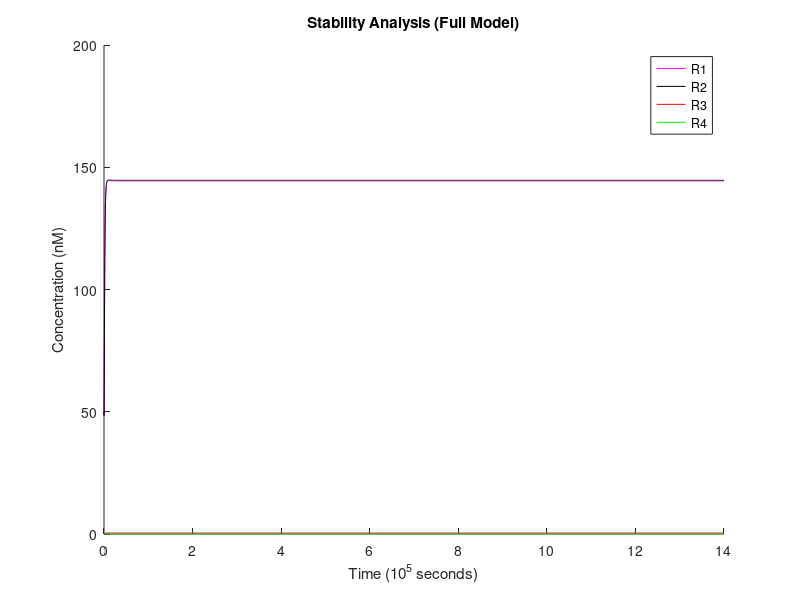
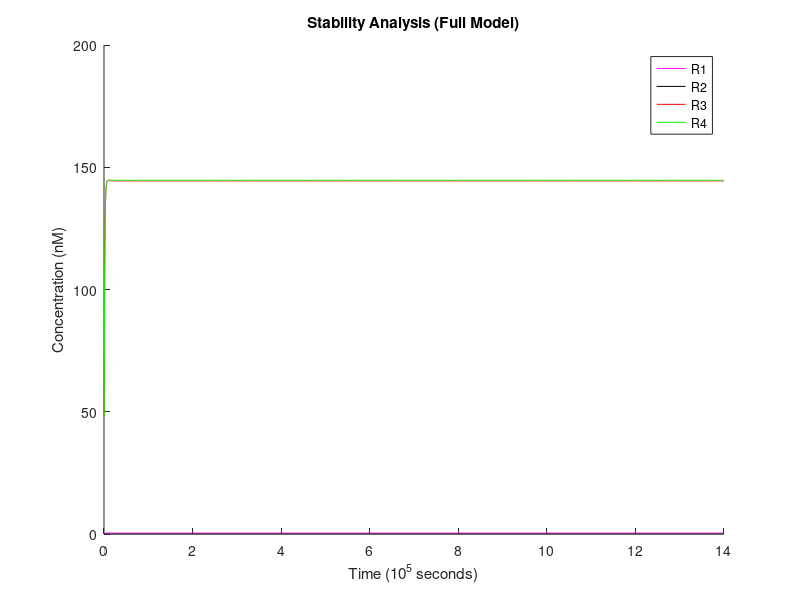
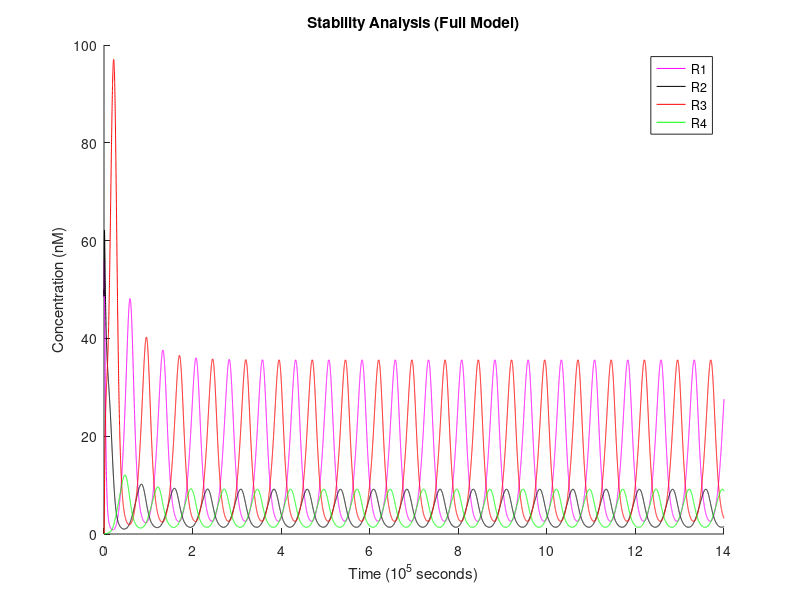
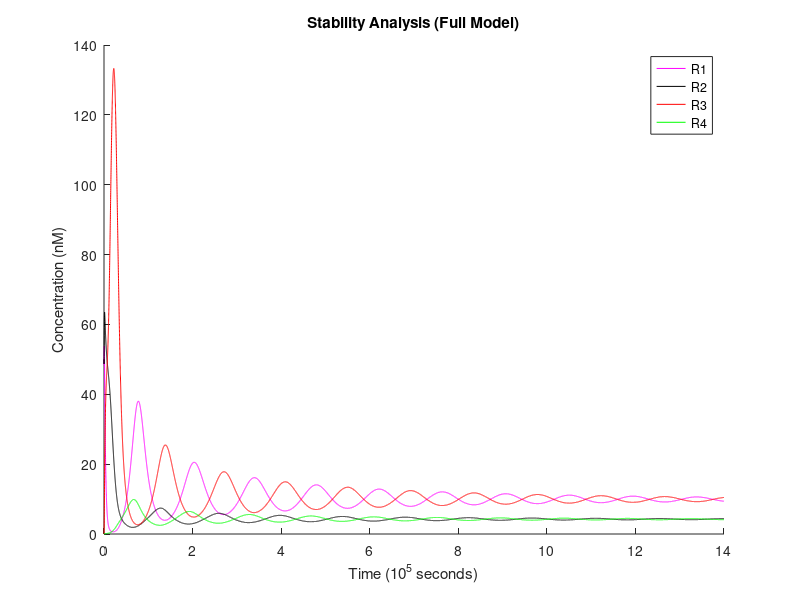

The MATLAB source for these figures, in order:
% ============================== OCTAVE SETUP ==================================
    clear;
    format long;


% ========================== MODEL REACTION RATES ==============================

    % translation rates (1/s)
    Kt_R1 = 6e-4;
    Kt_R2 = 6e-4;
    Kt_R3 = 6e-4;
    Kt_R4 = 6e-4;

    % mRNA degradation rates (1/s)
    Kd_mR1P1 = 2.5e-3;
    Kd_mR4P1 = 2.5e-3;
    Kd_mR2P2 = 2.5e-3;
    Kd_mR3P2 = 2.5e-3;
    Kd_mR1P3 = 2.5e-3;
    Kd_mR2P4 = 2.5e-3;
    Kd_mR3P5 = 2.5e-3;
    Kd_mR4P6 = 2.5e-3;

    % protein degradation rates (1/s)
    Kd_R1 = 4e-4;
    Kd_R2 = 4e-4;
    Kd_R3 = 4e-4;
    Kd_R4 = 4e-4;

    % maximum/unrepressed transcription rates (M/s)
    Kb_P1 = 4e-10;
    Kb_P2 = 4e-10;
    Kb_P3 = 4e-10;
    Kb_P4 = 4e-10;
    Kb_P5 = 4e-10;
    Kb_P6 = 4e-10;

    % basal/leakage transcription rates (M/s)
    Kc_P1 = 0;
    Kc_P2 = 0;
    Kc_P3 = 0;
    Kc_P4 = 0;
    Kc_P5 = 0;
    Kc_P6 = 0;

    % Hill coefficients (scalar)
    Na_P1 = 1.3;
    Na_P2 = 1.3;
    Nr_R2P1 = 1.3;
    Nr_R4P2 = 1.3;
    Nr_R3P3 = 1.3;
    Nr_R3P4 = 1.3;
    Nr_R4P4 = 1.3;
    Nr_R1P5 = 1.3;
    Nr_R1P6 = 1.3;
    Nr_R2P6 = 1.3;

    % Hill activation constants (M)
    Ka_P1 = 2e-8;
    Ka_P2 = 2e-8;

    % Hill repression constants (M)
    Kr_R2P1 = 6e-10;
    Kr_R4P2 = 6e-10;
    Kr_R3P3 = 6e-10;
    Kr_R3P4 = 6e-10;
    Kr_R4P4 = 6e-10;
    Kr_R1P5 = 6e-10;
    Kr_R1P6 = 6e-10;
    Kr_R2P6 = 6e-10;


% ============================ INPUT PARAMETERS ================================

    % time settings
    dt = 60;                     % 1 minute timesteps
    simulation = 0 : dt : 1.4e6; % simulation length control

    % input vector
    Is = zeros(1, length(simulation));

    % reaction initial conditions for each run
    multiI   = 1e-9 * [0.1, 0.1, 5 , 7.5, 10, 10]; % constant input concentration
    multiR12 = 1e-9 * [50 , 0  , 50, 50 , 50, 0 ];
    multiR34 = 1e-9 * [0  , 50 , 0 , 0  , 0 , 50];


% ================================ MULTISIM ====================================

    % precompute loop invariants
    Ka_P1 ^= Na_P1;
    Ka_P2 ^= Na_P2;
    Kr_R2P1 ^= Nr_R2P1;
    Kr_R4P2 ^= Nr_R4P2;
    Kr_R3P3 ^= Nr_R3P3;
    Kr_R3P4 ^= Nr_R3P4;
    Kr_R4P4 ^= Nr_R4P4;
    Kr_R1P5 ^= Nr_R1P5;
    Kr_R1P6 ^= Nr_R1P6;
    Kr_R2P6 ^= Nr_R2P6;

    % for each set of parameters, make a simulation run and display its results
    for sim = 1 : length(multiI)

        % set initial state concentrations
        Is(:) = multiI(sim);
        R1 = multiR12(sim);
        R2 = multiR12(sim);
        R3 = multiR34(sim);
        R4 = multiR34(sim);
        mR1P1 = 0e-9;
        mR4P1 = 0e-9;
        mR2P2 = 0e-9;
        mR3P2 = 0e-9;
        mR1P3 = 0e-9;
        mR2P4 = 0e-9;
        mR3P5 = 0e-9;
        mR4P6 = 0e-9;

        % preallocate arrays to store concentrations over time
        R1s = zeros(1, length(simulation));
        R2s = zeros(1, length(simulation));
        R3s = zeros(1, length(simulation));
        R4s = zeros(1, length(simulation));

        % actual simulation
        for t = 1 : length(simulation)

            % store current state
            R1s(t) = R1;
            R2s(t) = R2;
            R3s(t) = R3;
            R4s(t) = R4;

            % common subexpression optimization (used below)
            IsP1 = Is(t)^Na_P1;
            activationP1 = IsP1 / (Ka_P1 + IsP1);
            repressionP1 = 1 / (1 + (R2^Nr_R2P1 / Kr_R2P1));
            IsP2 = Is(t)^Na_P2;
            activationP2 = IsP2 / (Ka_P2 + IsP2);
            repressionP2 = 1 / (1 + (R4^Nr_R4P2 / Kr_R4P2));

            % compute variation
            dR1dt = Kt_R1*(mR1P1 + mR1P3) - Kd_R1*R1;
            dR2dt = Kt_R2*(mR2P2 + mR2P4) - Kd_R2*R2;
            dR3dt = Kt_R3*(mR3P2 + mR3P5) - Kd_R3*R3;
            dR4dt = Kt_R4*(mR4P1 + mR4P6) - Kd_R4*R4;
            dmR1P1dt = Kc_P1 + Kb_P1*activationP1*repressionP1 - Kd_mR1P1*mR1P1;
            dmR4P1dt = Kc_P1 + Kb_P1*activationP1*repressionP1 - Kd_mR4P1*mR4P1;
            dmR2P2dt = Kc_P2 + Kb_P2*activationP2*repressionP2 - Kd_mR2P2*mR2P2;
            dmR3P2dt = Kc_P2 + Kb_P2*activationP2*repressionP2 - Kd_mR3P2*mR3P2;
            dmR1P3dt = Kc_P3 + Kb_P3 * (1 / (1 + (R3^Nr_R3P3 / Kr_R3P3))) - Kd_mR1P3*mR1P3;
            dmR2P4dt = Kc_P4 + Kb_P4 * (1 / (1 + (R3^Nr_R3P4 / Kr_R3P4))) * (1 / (1 + (R4^Nr_R4P4 / Kr_R4P4))) - Kd_mR2P4*mR2P4;
            dmR3P5dt = Kc_P5 + Kb_P5 * (1 / (1 + (R1^Nr_R1P5 / Kr_R1P5))) - Kd_mR3P5*mR3P5;
            dmR4P6dt = Kc_P6 + Kb_P6 * (1 / (1 + (R1^Nr_R1P6 / Kr_R1P6))) * (1 / (1 + (R2^Nr_R2P6 / Kr_R2P6))) - Kd_mR4P6*mR4P6;

            % apply state changes
            R1 += dR1dt * dt;
            R2 += dR2dt * dt;
            R3 += dR3dt * dt;
            R4 += dR4dt * dt;
            mR1P1 += dmR1P1dt * dt;
            mR4P1 += dmR4P1dt * dt;
            mR2P2 += dmR2P2dt * dt;
            mR3P2 += dmR3P2dt * dt;
            mR1P3 += dmR1P3dt * dt;
            mR2P4 += dmR2P4dt * dt;
            mR3P5 += dmR3P5dt * dt;
            mR4P6 += dmR4P6dt * dt;

        endfor

        figure; % plot each graphic on a separate window
        hold on;

        % scale data for easier visualization
        timescale = 1e5;
        quantscale = 1e-9;
        x = simulation / timescale;
        yR1 = R1s / quantscale;
        yR2 = R2s / quantscale;
        yR3 = R3s / quantscale;
        yR4 = R4s / quantscale;

        % plot results
        plot(x,yR1,'-m;R1;', x,yR2,'-k;R2;', x,yR3,'-r;R3;', x,yR4,'-g;R4;');
        xlabel("Time (10^5 seconds)");
        ylabel("Concentration (nM)");
        title("Stability Analysis (Full Model)");

        hold off;

    endfor
    a = input("\nPress enter to exit ");
